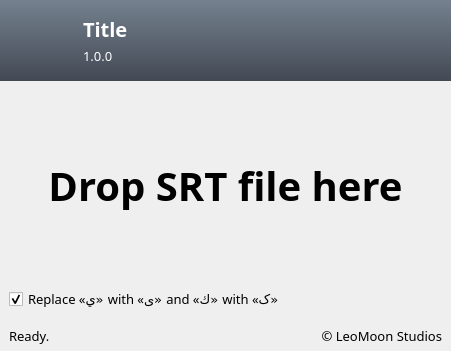
<?xml version="1.0" encoding="UTF-8"?>
<ui version="4.0">
 <class>main</class>
 <widget class="QMainWindow" name="main">
  <property name="geometry">
   <rect>
    <x>0</x>
    <y>0</y>
    <width>451</width>
    <height>351</height>
   </rect>
  </property>
  <property name="minimumSize">
   <size>
    <width>451</width>
    <height>351</height>
   </size>
  </property>
  <property name="windowTitle">
   <string>MainWindow</string>
  </property>
  <property name="windowIcon">
   <iconset resource="resources.qrc">
    <normaloff>:/res/icons/main.png</normaloff>:/res/icons/main.png</iconset>
  </property>
  <property name="styleSheet">
   <string notr="true">QFrame#banner {background: qlineargradient(x1:0 y1:0, x2:0 y2:1, stop:0 #75818f, stop:1 #424953); border-radius: 0px;}
QLabel#titleLbl {color: white;}
QLabel#verLbl {color: white;}</string>
  </property>
  <widget class="QWidget" name="centralwidget">
   <layout class="QVBoxLayout" name="verticalLayout">
    <property name="spacing">
     <number>0</number>
    </property>
    <property name="leftMargin">
     <number>0</number>
    </property>
    <property name="topMargin">
     <number>0</number>
    </property>
    <property name="rightMargin">
     <number>0</number>
    </property>
    <property name="bottomMargin">
     <number>0</number>
    </property>
    <item>
     <widget class="QFrame" name="banner">
      <property name="minimumSize">
       <size>
        <width>0</width>
        <height>81</height>
       </size>
      </property>
      <property name="maximumSize">
       <size>
        <width>16777215</width>
        <height>81</height>
       </size>
      </property>
      <property name="layoutDirection">
       <enum>Qt::LeftToRight</enum>
      </property>
      <property name="frameShape">
       <enum>QFrame::NoFrame</enum>
      </property>
      <property name="frameShadow">
       <enum>QFrame::Raised</enum>
      </property>
      <property name="lineWidth">
       <number>0</number>
      </property>
      <layout class="QHBoxLayout" name="horizontalLayout">
       <property name="spacing">
        <number>0</number>
       </property>
       <property name="leftMargin">
        <number>0</number>
       </property>
       <property name="topMargin">
        <number>0</number>
       </property>
       <property name="rightMargin">
        <number>0</number>
       </property>
       <property name="bottomMargin">
        <number>0</number>
       </property>
       <item>
        <spacer name="horizontalSpacer">
         <property name="orientation">
          <enum>Qt::Horizontal</enum>
         </property>
         <property name="sizeType">
          <enum>QSizePolicy::Fixed</enum>
         </property>
         <property name="sizeHint" stdset="0">
          <size>
           <width>11</width>
           <height>20</height>
          </size>
         </property>
        </spacer>
       </item>
       <item>
        <widget class="QLabel" name="logoLbl">
         <property name="minimumSize">
          <size>
           <width>61</width>
           <height>61</height>
          </size>
         </property>
         <property name="maximumSize">
          <size>
           <width>61</width>
           <height>61</height>
          </size>
         </property>
         <property name="text">
          <string/>
         </property>
         <property name="pixmap">
          <pixmap resource="resources.qrc">:/res/icons/main.png</pixmap>
         </property>
         <property name="scaledContents">
          <bool>true</bool>
         </property>
        </widget>
       </item>
       <item>
        <spacer name="horizontalSpacer_2">
         <property name="orientation">
          <enum>Qt::Horizontal</enum>
         </property>
         <property name="sizeType">
          <enum>QSizePolicy::Fixed</enum>
         </property>
         <property name="sizeHint" stdset="0">
          <size>
           <width>11</width>
           <height>20</height>
          </size>
         </property>
        </spacer>
       </item>
       <item>
        <widget class="QFrame" name="titleFrm">
         <property name="frameShape">
          <enum>QFrame::NoFrame</enum>
         </property>
         <property name="frameShadow">
          <enum>QFrame::Raised</enum>
         </property>
         <property name="lineWidth">
          <number>0</number>
         </property>
         <layout class="QVBoxLayout" name="verticalLayout_2">
          <property name="spacing">
           <number>6</number>
          </property>
          <property name="leftMargin">
           <number>0</number>
          </property>
          <property name="topMargin">
           <number>0</number>
          </property>
          <property name="rightMargin">
           <number>0</number>
          </property>
          <property name="bottomMargin">
           <number>0</number>
          </property>
          <item>
           <spacer name="verticalSpacer">
            <property name="orientation">
             <enum>Qt::Vertical</enum>
            </property>
            <property name="sizeHint" stdset="0">
             <size>
              <width>20</width>
              <height>18</height>
             </size>
            </property>
           </spacer>
          </item>
          <item>
           <widget class="QLabel" name="titleLbl">
            <property name="maximumSize">
             <size>
              <width>16777215</width>
              <height>25</height>
             </size>
            </property>
            <property name="font">
             <font>
              <family>Vazir</family>
              <pointsize>15</pointsize>
              <weight>75</weight>
              <bold>true</bold>
              <stylestrategy>PreferDefault</stylestrategy>
             </font>
            </property>
            <property name="text">
             <string>Title</string>
            </property>
           </widget>
          </item>
          <item>
           <widget class="QLabel" name="verLbl">
            <property name="font">
             <font>
              <family>Vazir</family>
              <pointsize>10</pointsize>
             </font>
            </property>
            <property name="text">
             <string>1.0.0</string>
            </property>
           </widget>
          </item>
          <item>
           <spacer name="verticalSpacer_2">
            <property name="orientation">
             <enum>Qt::Vertical</enum>
            </property>
            <property name="sizeHint" stdset="0">
             <size>
              <width>20</width>
              <height>18</height>
             </size>
            </property>
           </spacer>
          </item>
         </layout>
        </widget>
       </item>
      </layout>
     </widget>
    </item>
    <item>
     <widget class="QFrame" name="contentFrm">
      <property name="frameShape">
       <enum>QFrame::NoFrame</enum>
      </property>
      <property name="frameShadow">
       <enum>QFrame::Raised</enum>
      </property>
      <property name="lineWidth">
       <number>0</number>
      </property>
      <layout class="QVBoxLayout" name="verticalLayout_3">
       <item>
        <widget class="QLabel" name="dropLbl">
         <property name="font">
          <font>
           <family>Vazir</family>
           <pointsize>30</pointsize>
           <weight>75</weight>
           <italic>false</italic>
           <bold>true</bold>
          </font>
         </property>
         <property name="text">
          <string>Drop SRT f‌ile here</string>
         </property>
         <property name="alignment">
          <set>Qt::AlignCenter</set>
         </property>
        </widget>
       </item>
       <item>
        <widget class="QCheckBox" name="fixCbox">
         <property name="font">
          <font>
           <family>Vazir</family>
           <pointsize>10</pointsize>
          </font>
         </property>
         <property name="text">
          <string>Replace «ي» with «ی» and «ك» with «ک»</string>
         </property>
         <property name="checked">
          <bool>true</bool>
         </property>
        </widget>
       </item>
      </layout>
     </widget>
    </item>
    <item>
     <widget class="QFrame" name="statusFrm">
      <property name="minimumSize">
       <size>
        <width>0</width>
        <height>31</height>
       </size>
      </property>
      <property name="maximumSize">
       <size>
        <width>16777215</width>
        <height>31</height>
       </size>
      </property>
      <property name="font">
       <font>
        <family>Tahoma</family>
        <pointsize>10</pointsize>
       </font>
      </property>
      <property name="frameShape">
       <enum>QFrame::NoFrame</enum>
      </property>
      <property name="frameShadow">
       <enum>QFrame::Raised</enum>
      </property>
      <property name="lineWidth">
       <number>0</number>
      </property>
      <layout class="QHBoxLayout" name="horizontalLayout_2">
       <property name="spacing">
        <number>0</number>
       </property>
       <property name="leftMargin">
        <number>9</number>
       </property>
       <property name="topMargin">
        <number>0</number>
       </property>
       <property name="rightMargin">
        <number>9</number>
       </property>
       <property name="bottomMargin">
        <number>0</number>
       </property>
       <item>
        <widget class="QLabel" name="statusLbl">
         <property name="font">
          <font>
           <family>Vazir</family>
           <pointsize>10</pointsize>
          </font>
         </property>
         <property name="text">
          <string>Ready.</string>
         </property>
        </widget>
       </item>
       <item>
        <widget class="QLabel" name="copyLbl">
         <property name="minimumSize">
          <size>
           <width>150</width>
           <height>0</height>
          </size>
         </property>
         <property name="maximumSize">
          <size>
           <width>150</width>
           <height>16777215</height>
          </size>
         </property>
         <property name="font">
          <font>
           <family>Vazir</family>
           <pointsize>10</pointsize>
          </font>
         </property>
         <property name="text">
          <string>© LeoMoon Studios</string>
         </property>
         <property name="alignment">
          <set>Qt::AlignRight|Qt::AlignTrailing|Qt::AlignVCenter</set>
         </property>
        </widget>
       </item>
      </layout>
     </widget>
    </item>
   </layout>
  </widget>
  <widget class="QMenuBar" name="menubar">
   <property name="geometry">
    <rect>
     <x>0</x>
     <y>0</y>
     <width>451</width>
     <height>21</height>
    </rect>
   </property>
  </widget>
 </widget>
 <resources>
  <include location="resources.qrc"/>
 </resources>
 <connections/>
</ui>
